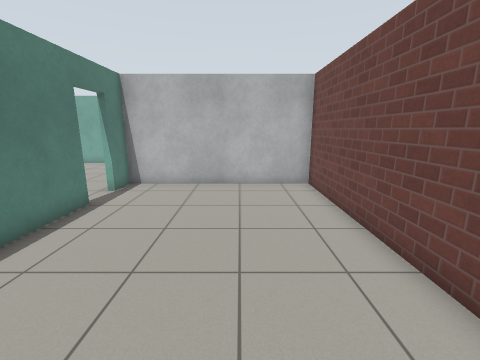
view 1 (above)

23 first-person views from a walk through a robot-simulator world made for Gazebo. The camera is 1.3 m above the floor, tilts 12° down and sees 90° across. The floor is counted in squares, 0.5 m on a side. Each view is taken from the middle of a square. On the plan, view 1 faces up. The plan holds only what a view shows up to about 17 squares ahead; the rest is blank. The place goes on beyond the plan. Robots are left out. Gazebo's built-in surfaces are drawn with simple patterns. Some stock models are drawn as simple stand-ins. Some surface patterns are stand-ins.

view 2
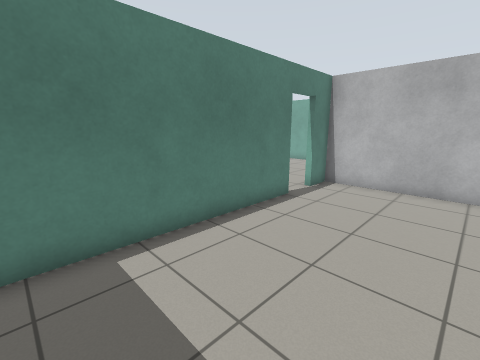

view 3
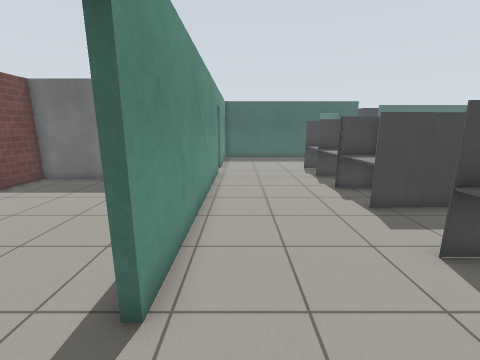

view 4
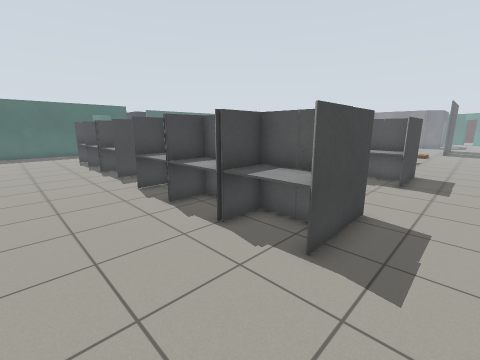

view 5
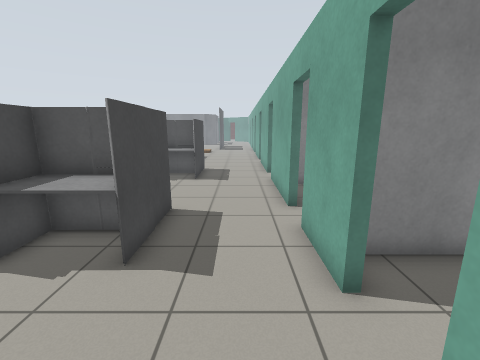

view 6
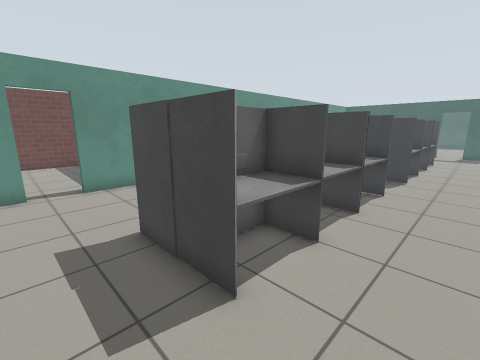

view 7
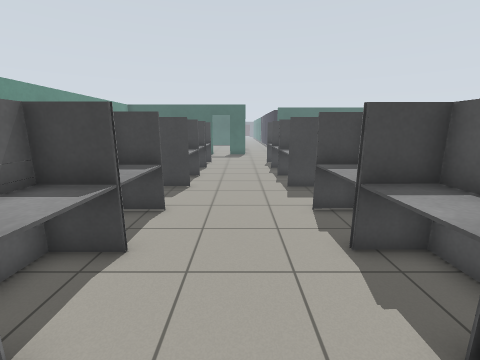

view 8
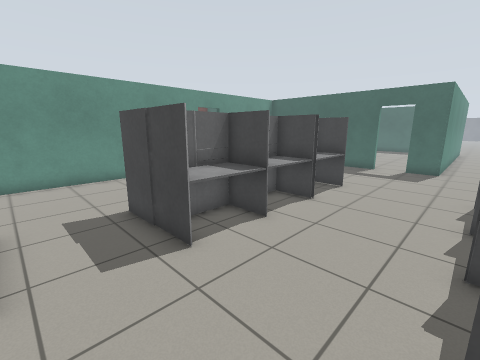

view 9
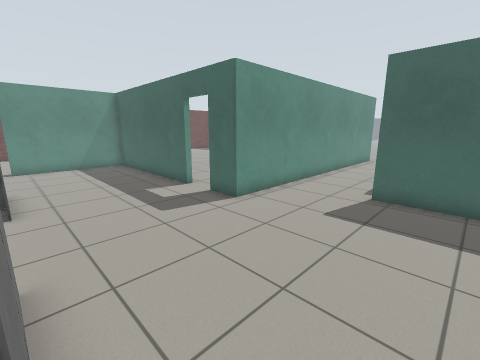

view 10
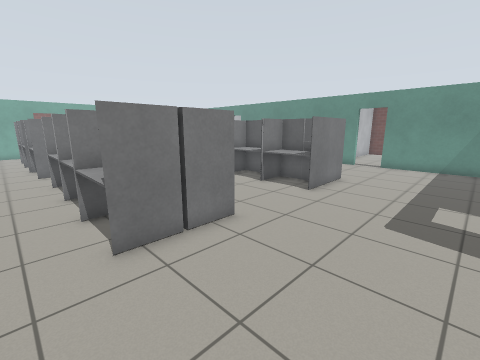

view 11
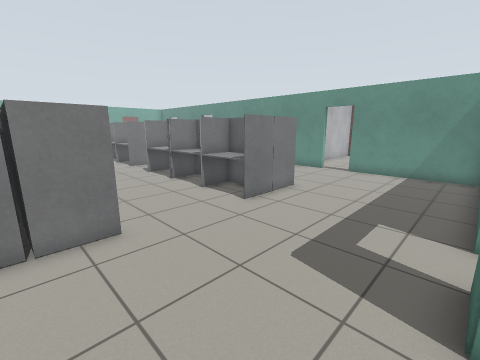

view 12
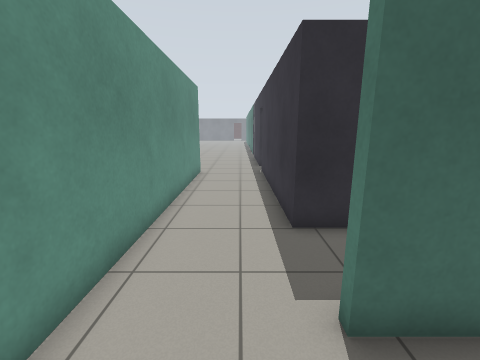

view 13
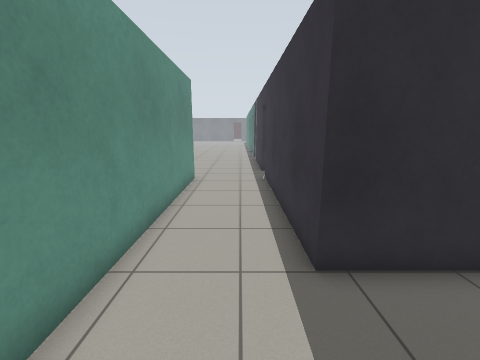

view 14
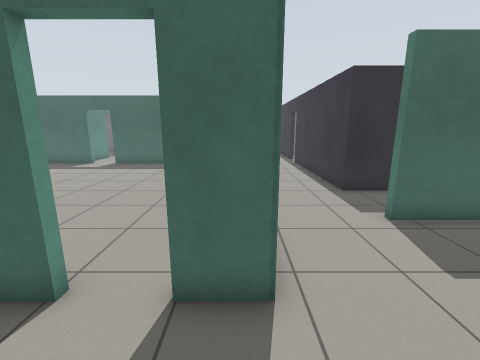

view 15
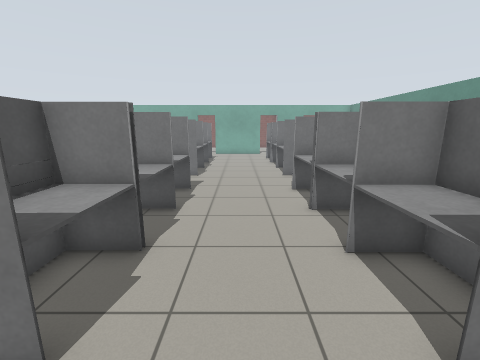

view 16
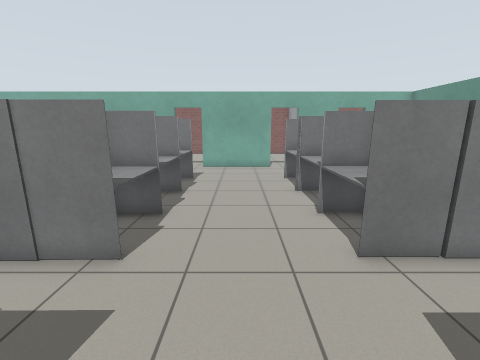

view 17
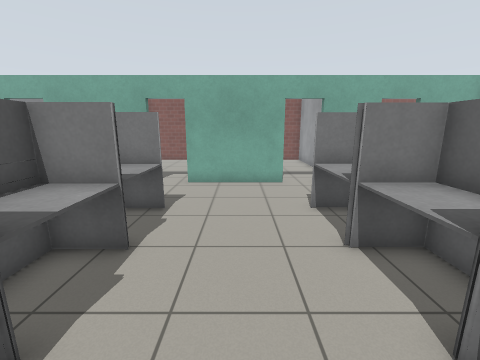

view 18
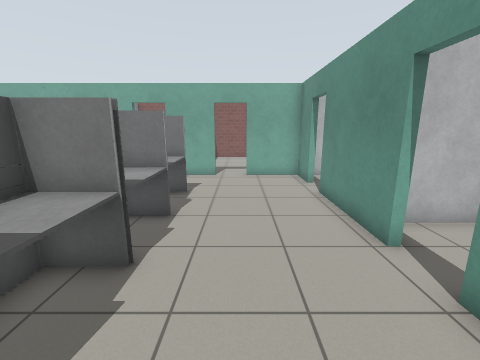

view 19
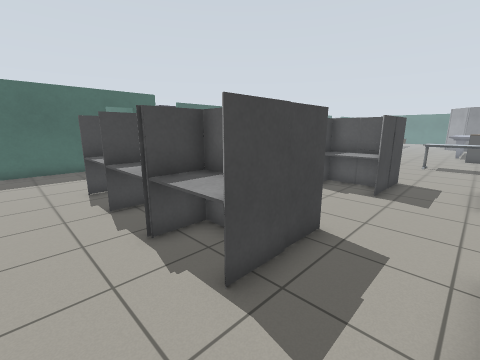

view 20
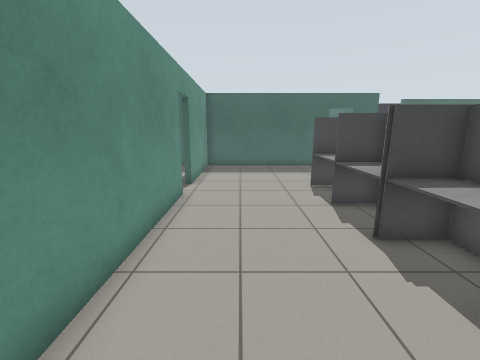

view 21
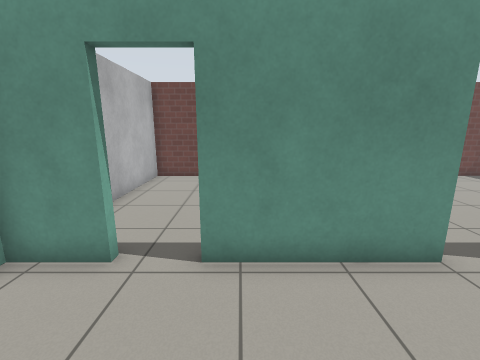

view 22
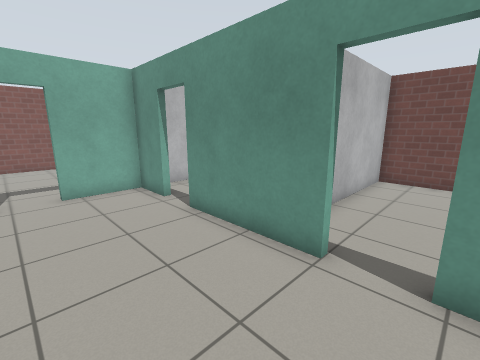

view 23
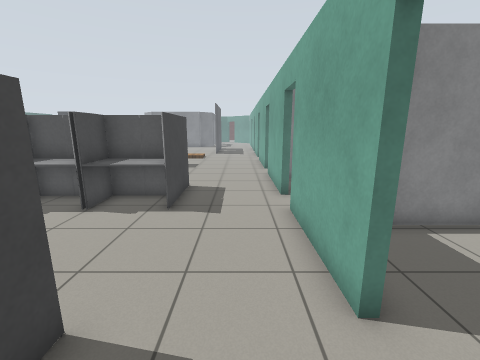

### Floor plan
Points are (right, up) in squares from view 1. A wall is a line through its corners. A room is listed if a view was taken in it or the views show most of it. See-through windows are left out.
Room 1 (views 1, 2)
walls: (-5.4, 8.2) (-5.4, -0.4); (0.1, -1.4) (3.4, -1.4) (3.3, 11.4) (-5.4, 11.4) (-5.4, 10)
ways out: open door at (-5.5, 9.5) to room 2
Room 2 (views 3, 4, 5, 6, 7, 8, 9, 10, 11, 12, 13, 14, 15, 16, 17, 18, 19, 20, 21, 22, 23)
walls: (-5.7, -3.5) (-5.7, 8.2); (-5.7, 10) (-5.7, 14.9); (-14.2, -11.2) (-5.7, -11.2) (-5.7, -5.2); (-14.8, 18.7) (-19.6, 18.7); (-21.5, 18.7) (-24.5, 18.7); (-10.4, 18.7) (-13.1, 18.7); (-5.7, 16.6) (-5.7, 18.7) (-8.6, 18.7); (-24.3, -14.6) (-21.4, -14.6); (-24.5, -18) (-21.4, -18) (-21.4, -27.3); (-17.6, -26.9) (-17.6, -11.2) (-15.9, -11.2)
ways out: open door at (-5.5, 9.5) to room 1; open door at (-5.5, 15.5) to room 3; open door at (-21.5, -27); open door at (-20.5, 19); open door at (-15.5, -11); open door at (-14, 19); open door at (-9.5, 19); open door at (-5.5, -4.5)
objects: other object (-23, -5) to (-21, -3); other object (-23, -2) to (-21, 0); other object (-23, 3) to (-21, 3); other object (-23, 6) to (-21, 7); other object (-23, 9); other object (-23, 12); other object (-23, 15) to (-22, 15); other object (-21, 9) to (-19, 11); other object (-21, 12) to (-20, 15); other object (-20, -5) to (-19, -3); other object (-20, -2) to (-19, 0); other object (-20, 1) to (-19, 3); other object (-20, 6) to (-19, 9); other object (-15, -5) to (-13, -3); other object (-15, -2) to (-13, 0); other object (-15, 1) to (-13, 3); other object (-15, 7) to (-13, 9); other object (-15, 10) to (-13, 12); other object (-15, 12) to (-13, 15); other object (-12, -5) to (-11, -3); other object (-12, -2) to (-11, 0); other object (-12, 1) to (-11, 3); other object (-12, 6) to (-11, 9); other object (-12, 10) to (-11, 11); other object (-12, 12) to (-11, 15)
Room 3 (no view inside)
walls: (-3.1, 18.7) (-4.8, 18.7); (3.3, 13) (3.3, 18.7) (-1.6, 18.7)
ways out: open door at (-5.5, 15.5) to room 2

Where each view was taken, in squares from view 1:
view 1: 0 up, 0 right, facing up
view 2: 0 up, 0 right, facing up-left
view 3: 11 up, 7 left, facing down
view 4: 17 up, 7 left, facing down-left
view 5: 17 up, 7 left, facing left
view 6: 17 up, 17 left, facing down-right
view 7: 14 up, 17 left, facing down
view 8: 6 up, 19 left, facing down-right
view 9: 5 down, 24 left, facing down-right
view 10: 10 down, 24 left, facing up-right
view 11: 11 down, 21 left, facing up-right
view 12: 12 down, 20 left, facing down
view 13: 14 down, 20 left, facing down
view 14: 8 down, 17 left, facing down
view 15: 7 down, 17 left, facing up
view 16: 2 up, 17 left, facing up
view 17: 7 up, 17 left, facing up
view 18: 5 up, 9 left, facing up
view 19: 6 up, 9 left, facing down-left
view 20: 6 up, 8 left, facing down
view 21: 14 up, 10 left, facing right
view 22: 8 up, 10 left, facing up-right
view 23: 17 up, 12 left, facing left
